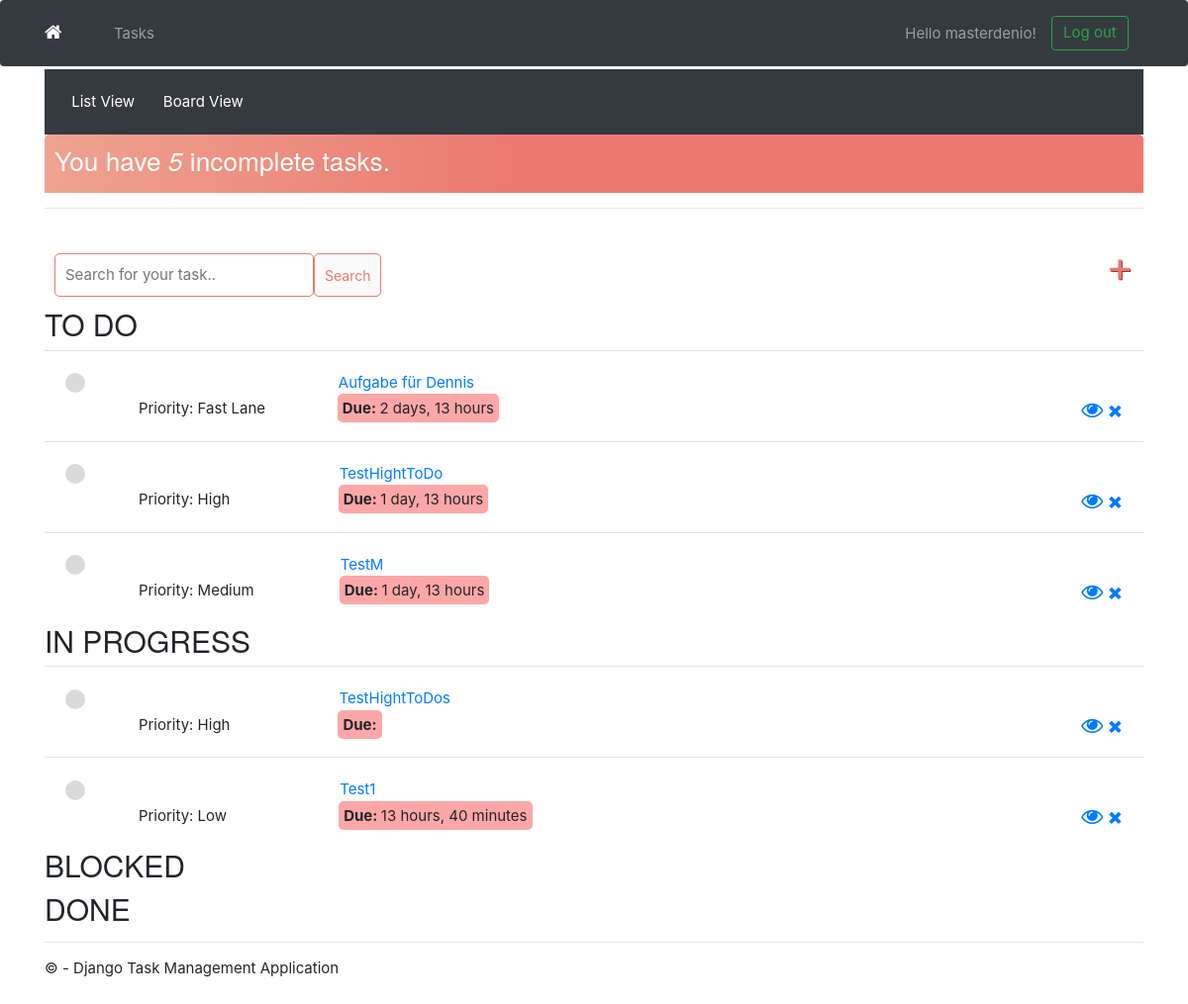
Screenshot of /task/ (signed in) with the database file from the repository.
### app/models.py (models this page shows)
class Task(models.Model):
    PRIORITY_CHOICES = [
        ('L', 'Low'),
        ('M', 'Medium'),
        ('H', 'High'),
        ('F', 'Fast Lane'),
    ]
    due_date = models.DateField(
        auto_now_add=False, auto_now=False, blank=True, null=True)
    user = models.ForeignKey(
        User, on_delete=models.CASCADE, null=True, blank=True)
    title = models.CharField(max_length=200)
    description = models.TextField(null=True, blank=True)
    complete = models.BooleanField(default=False)
    create = models.DateTimeField(auto_now_add=True)
    update = models.DateTimeField(auto_now=True)
    priority = models.CharField(
        max_length=1,
        choices=PRIORITY_CHOICES,
        default='L',
    )
    STATUS_CHOICES = [
        ('TO DO', 'To do'),
        ('IN PROGRESS', 'In progress'),
        ('BLOCKED', 'Blocked'),
        ('DONE', 'Done'),
    ]
    status = models.CharField(
        max_length=12,
        choices=STATUS_CHOICES,
        default='TO DO',
    )
    def __str__(self):
        return self.title
    class Meta:
        ordering = ['complete']

### app/views.py (the view)
# urls.py: path('task/', views.TaskList.as_view(), name='tasks'),
class TaskList(LoginRequiredMixin, ListView):
    model = Task
    context_object_name = 'tasks'
    def get_context_data(self, **kwargs):
        context = super().get_context_data(**kwargs)
        context['tasks'] = context['tasks'].filter(user=self.request.user)
        context['tasks_by_status'] = {
            'TO DO': context['tasks'].filter(status='TO DO'),
            'IN PROGRESS': context['tasks'].filter(status='IN PROGRESS'),
            'BLOCKED': context['tasks'].filter(status='BLOCKED'),
            'DONE': context['tasks'].filter(status='DONE'),
        }
        search_input = self.request.GET.get('search-area') or ''
        if search_input:
            context['tasks'] = context['tasks'].filter(
                title__startswith=search_input)
        context['search_input'] = search_input
        context['count'] = context['tasks'].filter(complete=False).count()
        dates = context['tasks'].dates('due_date', 'day')
        tasks_by_date = {date: context['tasks'].filter(
            due_date=date).order_by('-priority') for date in dates}
        context['tasks_by_date'] = tasks_by_date
        return context
    def get_queryset(self):
        search_input = self.request.GET.get('search-area') or ''
        if search_input:
            tasks = Task.objects.filter(user=self.request.user, title__startswith=search_input)
        else:
            tasks = Task.objects.filter(user=self.request.user)
        priority_order = {'F': 1, 'H': 2, 'M': 3, 'L': 4}
        tasks = tasks.annotate(priority_order=models.Case(
            *[models.When(priority=key, then=value) for key, value in priority_order.items()],
            default=0,
            output_field=models.IntegerField(),
        )).order_by('priority_order', 'priority')
        return tasks

### app/templates/app/task_list.html (shortened to what this page needs)
{% extends 'app/layout.html' %}
{% load static %}
{% block content %}
<div class="container-fluid bg-dark text-white py-3">
    <a href="{% url 'tasks' %}" class="btn btn-dark text-white>">List View</a>
    <a href="{% url 'task-board' %}" class="btn btn-dark text-white>">Board View</a>
</div>
<div class="header-bar">
    <div>
        <h3>You have <i>{{ count }}</i> incomplete task{{ count|pluralize:"s" }}.</h3>
    </div>
</div>
<hr>
<div id="search-add-wrapper">
    <form method="GET" style="margin-top: 20px; display: flex;">
        <input type="text" name='search-area' value="{{ search_input }}" placeholder="Search for your task.." />
        <input class="button" type="submit" value='Search' />
    </form>
    <a id="add-link" href="{% url 'task-create' %}">&#x2b;</a>
</div>
<div class="task-items-wrapper">
    {% for status, tasks in tasks_by_status.items %}
    <h2>{{ status }}</h2>
    {% for task in tasks %}
    <div class="task-wrapper">
        {% if task.complete %}
        <table>
            <tr>
                <td style="text-align: left;">
                    <div class="task-complete-icon"></div>
                </td>
                <td style="text-align: left; max-width: 20em; white-space: nowrap; overflow: hidden; text-overflow: ellipsis;">
                    <i><s><a href="{% url 'task-update' task.id %}">{{ task }}</a></s></i>
                </td>
            <tr>
                <td style="width: 20em;"></td>
            </tr>
            <td style="width: 300px;"></td>
            <td style="width: 300px;"></td>
            <td style="width: 600px; text-align: right;">
                <div class="delete-link">
                    <a class="fa fa-eye" href="{% url 'task' task.id %}" style="text-decoration: none"></a>
                    <a href="{% url 'task-delete' task.id %}" style="text-decoration: none">&#215;</a>
                </div>
            </td>
            </tr>
        </table>
        {% else %}
        <table>
            <tr>
                <td style="text-align: left;">
                    <div class="task-incomplete-icon"></div>
                </td>
                <td style="text-align: left; max-width: 20em; white-space: nowrap; overflow: hidden; text-overflow: ellipsis;">
                    <a href="{% url 'task-update' task.id %}">{{ task }}</a>
                </td>
            </tr>
            <tr>
                <td style="width: 20em;"></td>
            </tr>
            <tr>
                <td style="text-align: left; word-wrap: break-word; padding-left: 5em;">
                    <span class="task-priority">Priority: {{ task.get_priority_display }}</span>
                </td>
                <td style="width: 300px; text-align: left; word-wrap: break-word; padding-left: 0em;">
                    <span class="timer"><b>Due: </b>{{ task.due_date|timeuntil }}</span>
                </td>
                <td style="width: 600px; text-align: right;">
                    <div class="delete-link">
                        <a class="fa fa-eye" href="{% url 'task' task.id %}" style="text-decoration: none"></a>
                        <a href="{% url 'task-delete' task.id %}" style="text-decoration: none">&#215;</a>
                    </div>
                </td>
            </tr>
        </table>
        {% endif %}
    </div>
    {% endfor %}
    {% empty %}
    <h2>No items in list</h2>
    {% endfor %}
</div>
{% endblock content %}

### app/templates/app/layout.html (shortened to what this page needs)
<!DOCTYPE html>
<html>
<head>
    {% load static %}
    <link rel="stylesheet" type="text/css" href="{% static 'app/content/bootstrap.min.css' %}" />
    <link rel="stylesheet" type="text/css" href="{% static 'app/content/site.css' %}" />
    <link rel="stylesheet" type="text/css" href="{% static 'app/content/customcss.css' %}" />
    <link rel="stylesheet" href="https://cdnjs.cloudflare.com/ajax/libs/font-awesome/4.7.0/css/font-awesome.min.css">
    <link rel="stylesheet" href="https://stackpath.bootstrapcdn.com/bootstrap/4.5.2/css/bootstrap.min.css">
</head>
<body>
    <nav class="navbar navbar-expand-lg navbar-dark bg-dark fixed-top">
        <div class="container">
            <a class="navbar-brand" href="/"><i class="fa fa-home"></i></a>
            <div class="collapse navbar-collapse" id="navbarNav">
                <ul class="navbar-nav mr-auto">
                    {% if request.user.is_authenticated %}
                    <li class="nav-item">
                        <a class="nav-link" href="/task/">Tasks</a>
                    </li>
                    {% endif %}
                </ul>
                {% if user.is_authenticated %}
                    <form id="logoutForm" action="/logout/" method="post" class="form-inline my-2 my-lg-0">
                        <span class="navbar-text mr-3">Hello {{ user.username }}!</span>
                        <button class="btn btn-outline-success my-2 my-sm-0" type="submit">Log out</button>
                    </form>
                {% endif %}
            </div>
        </div>
    </nav>
    <div class="container body-content">
        {% block content %}
        {% endblock %}
        <hr />
        <footer>
            <p>&copy; {{ year }} - Django Task Management Application</p>
        </footer>
    </div>
</body>
</html>

### app/static/app/content/site.css (style rules this page uses)
body { padding-top: 50px; padding-bottom: 20px; }
.body-content { padding-left: 15px; padding-right: 15px; margin-left: auto; margin-right: auto; }
.task-priority { text-align: right; }

### app/static/app/content/customcss.css (style rules this page uses)
.header-bar { display: flex; justify-content: space-between; color: #fff; padding: 10px; border-radius: 5px 5px 0 0; background: linear-gradient(90deg,#EEA390 0%, #EB796F 43%, #EB796F 100%); }
.task-wrapper { display: flex; align-items: center; justify-content: flex-start; padding: 20px; background-color: #fff; border-top: 1px solid rgb(226, 226, 226); flex-direction: row; flex-wrap: nowrap; }
.task-incomplete-icon { height: 20px; width: 20px; background-color: rgb(218, 218, 218); border-radius: 50%; }
.delete-link { text-decoration: none; font-weight: 900; color: #CF4949; font-size: 22px; line-height: 0; }
#search-add-wrapper { display: flex; justify-content: space-between; align-items: center; padding: 10px; }
#add-link { color: #EB796F; text-decoration: none; font-size: 42px; text-shadow: 1px 1px #81413B; }
input[type=text], input[type=password], textarea { border: 1px solid #EB796F; border-radius: 5px; padding: 10px; width: 90%; }
.button { border: 1px solid #EB796F; background-color: #FAFAFA; color: #EB796F; padding: 10px; font-size: 14px; border-radius: 5px; cursor: pointer; text-decoration: none; }
.timer { background-color: #FCA7A7; border-radius: 5px; padding: 5px; }
html { font-size: 15px; }
.navbar { z-index: 0; }
.navbar-brand, .nav-link, .navbar-text, .btn { line-height: 0; padding-bottom: 100px; }

### rows the page displays
Task: title "Aufgabe für Dennis", priority "Fast Lane", due_date "2 days, 13 hours"
Task: title "TestHightToDo", priority "High", due_date "1 day, 13 hours"
Task: title "TestM", priority "Medium", due_date "1 day, 13 hours"
Task: title "TestHightToDos", priority "High"
Task: title "Test1", priority "Low", due_date "13 hours, 40 minutes"

### other values shown
{{ user.username }} "masterdenio"
{{ count }} "5"
{{ status }} "TO DO" "IN PROGRESS" "BLOCKED" "DONE"
